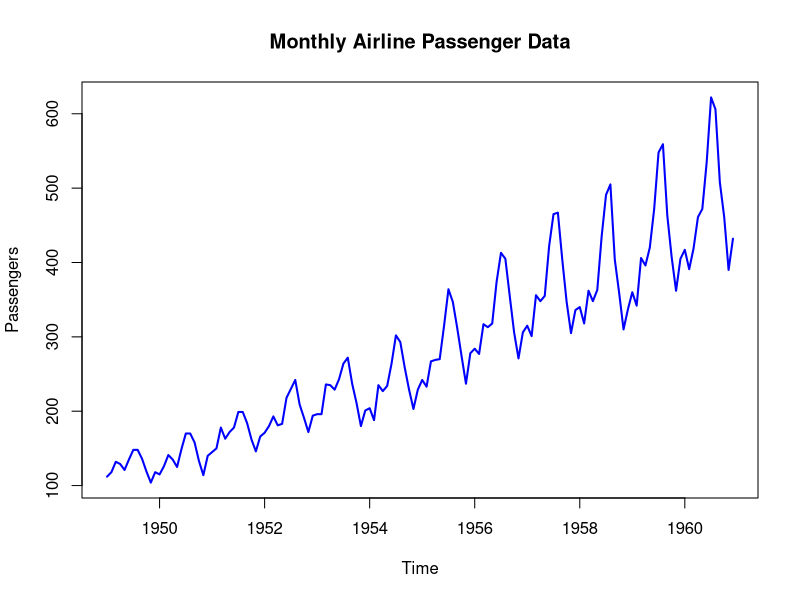
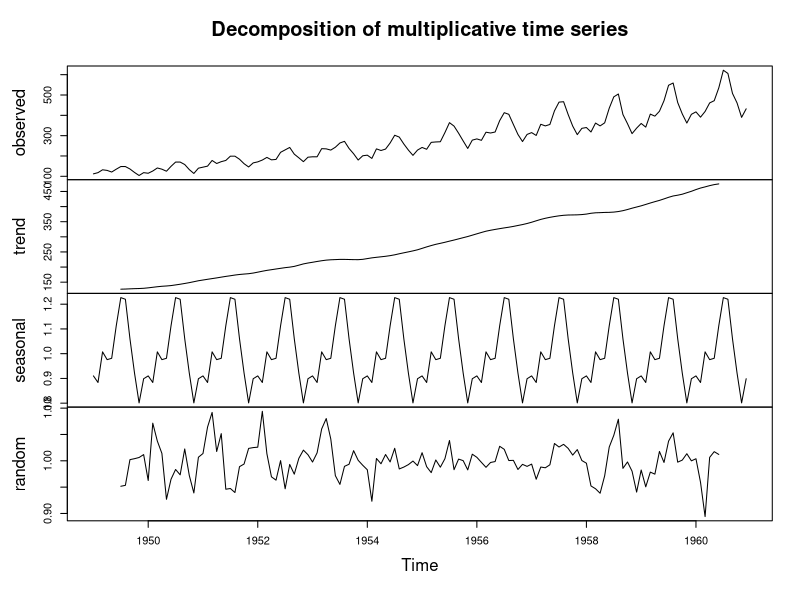
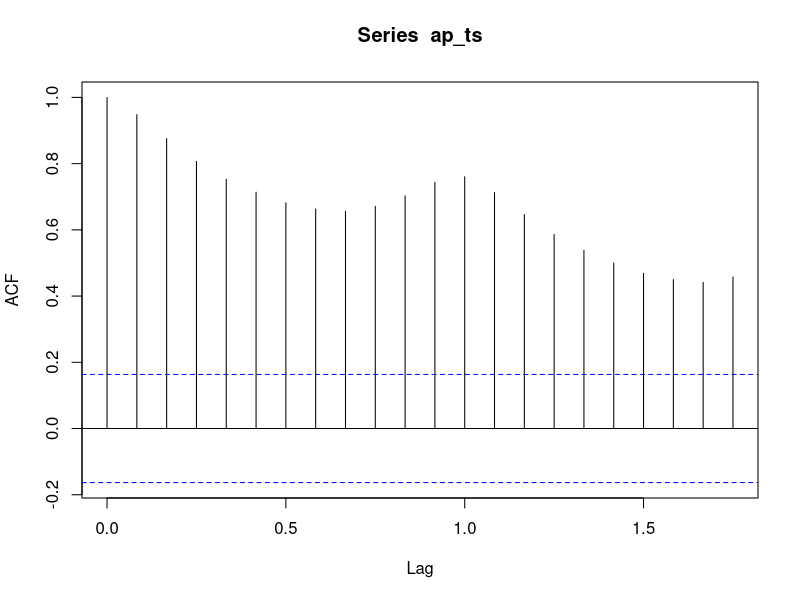
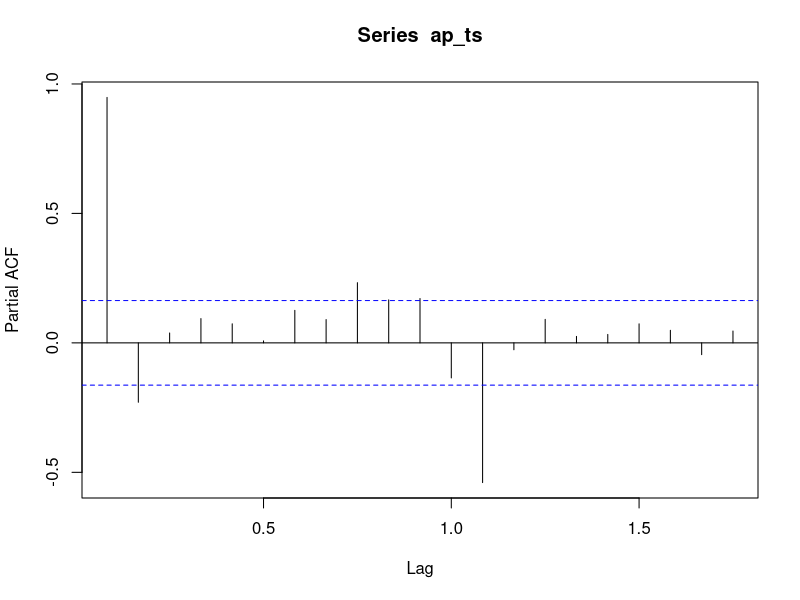
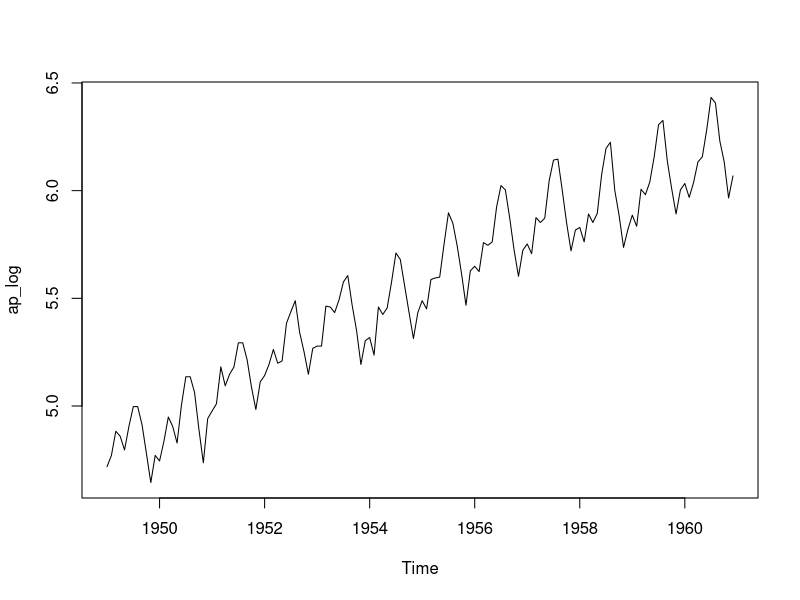
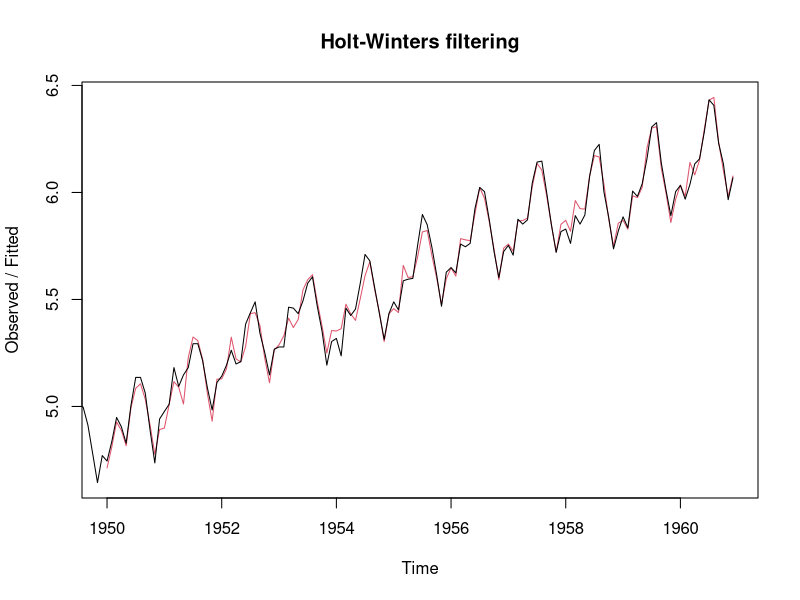
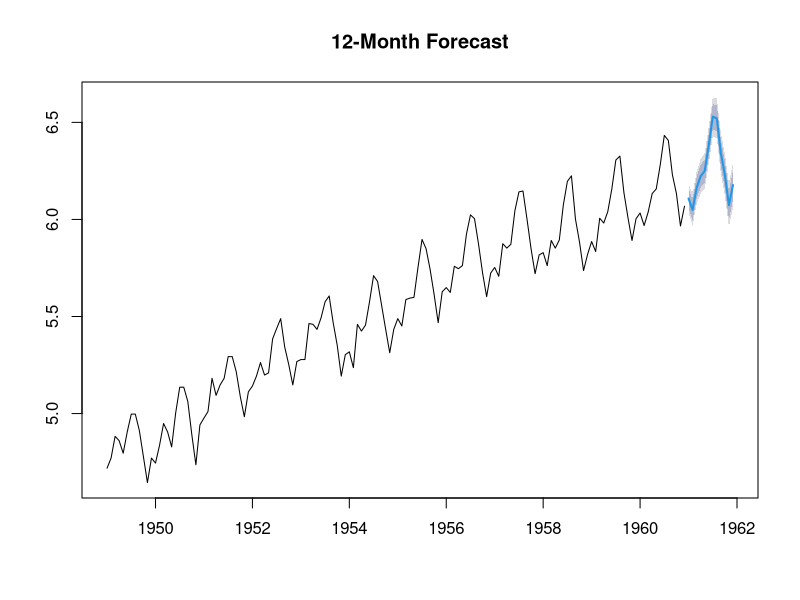

R code for these plots, in order:
rm(list=ls(all=TRUE))

library(tseries)
library(forecast)

# Step 1: Data
data("AirPassengers")
ap_ts <- ts(AirPassengers, start=c(1949,1), frequency=12)

plot(ap_ts,
     main="Monthly Airline Passenger Data",
     ylab="Passengers",
     col="blue",
     lwd=2)

# Step 2: Decomposition
ap_dec <- decompose(ap_ts, type="multiplicative")
plot(ap_dec)

# Step 3: Stationarity Check
acf(ap_ts)
pacf(ap_ts)
kpss.test(ap_ts)

# Step 4: Log Transformation
ap_log <- log(ap_ts)
plot(ap_log)

# Step 5: Holt-Winters Models
hw_double <- HoltWinters(ap_log, gamma=FALSE)
hw_double$SSE

hw_triple <- HoltWinters(ap_log)
hw_triple$SSE
plot(hw_triple)

# Step 6: Forecasting
ap_forecast <- forecast(hw_triple, h=12)
ap_forecast

plot(ap_forecast,
     main="12-Month Forecast")

forecast_original <- exp(ap_forecast$mean)
forecast_original
